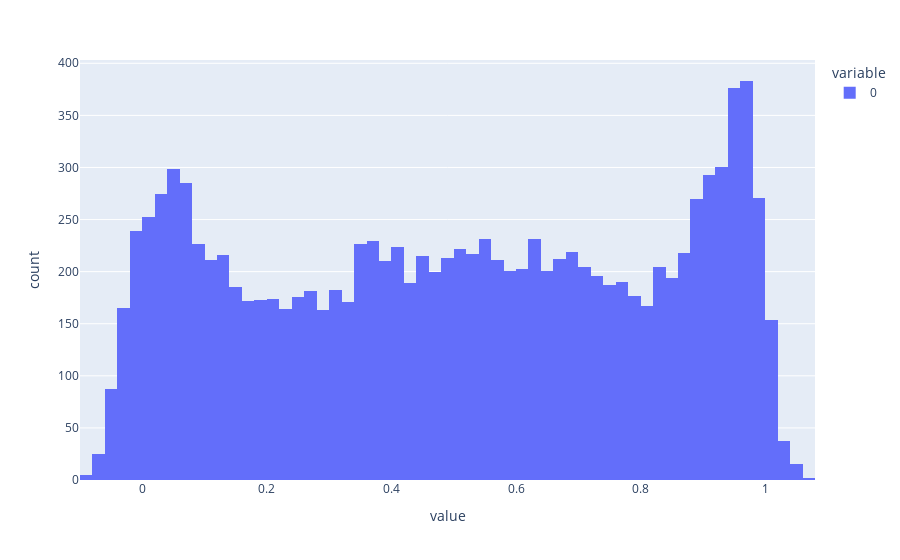

The cell this chart's notebook holds for it:
### Code cell
import plotly.express as px

res = model.predict(side_features_test)
print(roc_auc_score(side_label_test, res))

fig = px.histogram(res, nbins=100)
fig.show()

### Figure 1 — Plotly figure (JSON) as saved in the notebook; plotly's stock layout.template omitted (floating-point values rounded to 4 significant figures; data arrays with more than 128 entries replaced by an {"elided": "..."} marker saying what was removed)
{"data": [{"bingroup": "x", "hovertemplate": "variable=0<br>value=%{x}<br>count=%{y}<extra></extra>", "legendgroup": "0", "marker": {"color": "#636efa", "pattern": {"shape": ""}}, "name": "0", "nbinsx": 100, "orientation": "v", "showlegend": true, "type": "histogram", "x": {"elided": "11720 float values"}, "xaxis": "x", "yaxis": "y"}], "layout": {"barmode": "relative", "legend": {"title": {"text": "variable"}, "tracegroupgap": 0}, "margin": {"t": 60}, "xaxis": {"anchor": "y", "domain": [0, 1], "title": {"text": "value"}}, "yaxis": {"anchor": "x", "domain": [0, 1], "title": {"text": "count"}}}}
